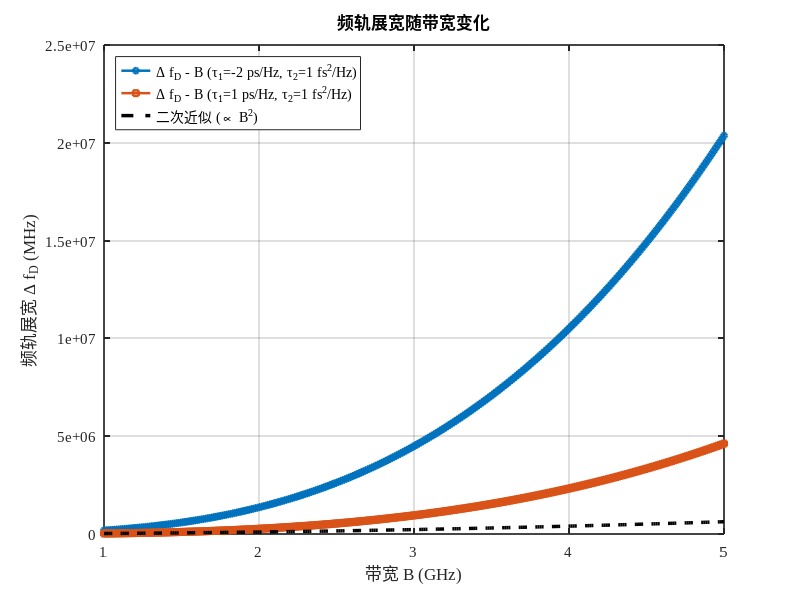
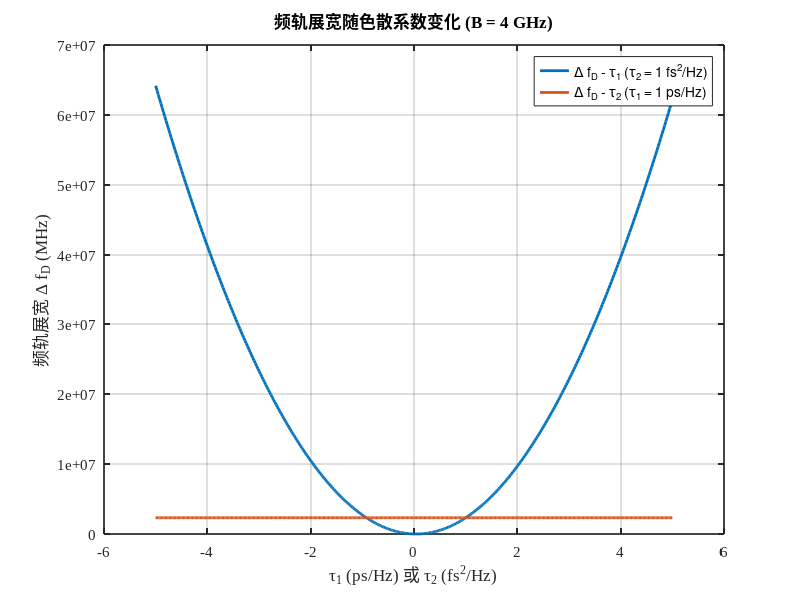

MATLAB code for these plots, in order: (Note: this script raises an error after producing the figures.)
%%%%%%%%%%%%%%%%%%%%%%%%%%%%%%%%%%%%%%%%%%%%%%%%%%%%%%%%%%%%%%%%%%%%%%%%%%
% 图3-5 / 图3-6：带宽与色散系数对频轨展宽的影响
%%%%%%%%%%%%%%%%%%%%%%%%%%%%%%%%%%%%%%%%%%%%%%%%%%%%%%%%%%%%%%%%%%%%%%%%%%
clc; clear; close all;

%% 1. Constants and parameters
f0 = 34e9;              % start frequency (Hz)
omega0 = 2 * pi * f0;   % angular frequency (rad/s)
T_m = 1e-3;             % modulation period (s)
tau0 = 1e-9;            % zero-order group delay term (s)

% Example dispersion cases
tau1_cases = [-2, 1] * 1e-12;  % s^2
tau2_cases = [1, 1] * 1e-30;   % s^3

% Bandwidth range
B = linspace(1e9, 5e9, 300);   % 1-5 GHz

%% 2. Figure 3-5: broadening vs bandwidth
Kp = 2 * pi * B / T_m;

% Case 1
tau1 = tau1_cases(1);
tau2 = tau2_cases(1);
C1 = omega0 * tau2 + 2 * tau1;
C2 = tau1^2 + tau0 * tau2;
Delta_f_case1 = (2 * pi * B.^2 / T_m) .* abs(C1 - (2 * pi * B / T_m) .* C2);
Delta_f_quad = (2 * pi * B.^2 / T_m) .* abs(C1);
B_zero_case1 = (C1 / C2) * T_m / (2 * pi);

% Case 2
tau1 = tau1_cases(2);
tau2 = tau2_cases(2);
C1 = omega0 * tau2 + 2 * tau1;
C2 = tau1^2 + tau0 * tau2;
Delta_f_case2 = (2 * pi * B.^2 / T_m) .* abs(C1 - (2 * pi * B / T_m) .* C2);
B_zero_case2 = (C1 / C2) * T_m / (2 * pi);

fig1 = figure('Position', [120, 120, 820, 520], 'Color', 'w');

colors = [
    0.0000, 0.4470, 0.7410;
    0.8500, 0.3250, 0.0980;
    0.0000, 0.0000, 0.0000
];

h1 = plot(B / 1e9, Delta_f_case1 / 1e6, 'o-', ...
    'Color', colors(1, :), 'LineWidth', 1.8, 'MarkerSize', 4);
hold on;
h2 = plot(B / 1e9, Delta_f_case2 / 1e6, 's-', ...
    'Color', colors(2, :), 'LineWidth', 1.8, 'MarkerSize', 4);
h3 = plot(B / 1e9, Delta_f_quad / 1e6, '--', ...
    'Color', [0 0 0], 'LineWidth', 2.5);

grid on;
xlabel('带宽 \fontname{Times New Roman}B (GHz)', 'Interpreter', 'tex');
ylabel('频轨展宽 \fontname{Times New Roman}\Delta f_D (MHz)', 'Interpreter', 'tex');
title('频轨展宽随带宽变化');
legend([h1 h2 h3], ...
    ['\fontname{Times New Roman}\Delta f_D - B ' ...
     '(\tau_1=-2 ps/Hz, \tau_2=1 fs^2/Hz)'], ...
    ['\fontname{Times New Roman}\Delta f_D - B ' ...
     '(\tau_1=1 ps/Hz, \tau_2=1 fs^2/Hz)'], ...
    ['\fontname{SimSun}二次近似 ' ...
     '\fontname{Times New Roman}(\propto B^2)'], ...
    'Interpreter', 'tex', ...
    'Location', 'northwest');
set(gca, 'FontName', 'Times New Roman', 'FontSize', 11, 'LineWidth', 1.2, 'Box', 'on');

if isfinite(B_zero_case1) && B_zero_case1 > min(B) && B_zero_case1 < max(B)
    xline(B_zero_case1 / 1e9, ':', 'Color', colors(1, :), 'LineWidth', 1.4);
    text(B_zero_case1 / 1e9 + 0.05, max(Delta_f_case1 / 1e6) * 0.20, ...
        sprintf('B_0^{(1)} = %.2f GHz', B_zero_case1 / 1e9), ...
        'FontSize', 11, 'Color', colors(1, :), 'FontName', 'Times New Roman');
end
if isfinite(B_zero_case2) && B_zero_case2 > min(B) && B_zero_case2 < max(B)
    xline(B_zero_case2 / 1e9, ':', 'Color', colors(2, :), 'LineWidth', 1.4);
    text(B_zero_case2 / 1e9 + 0.05, max(Delta_f_case1 / 1e6) * 0.12, ...
        sprintf('B_0^{(2)} = %.2f GHz', B_zero_case2 / 1e9), ...
        'FontSize', 11, 'Color', colors(2, :), 'FontName', 'Times New Roman');
end

%% 3. Figure 3-6: broadening vs dispersion coefficients
B_fixed = 4e9;
Kp_fixed = 2 * pi * B_fixed / T_m;

tau1_range = linspace(-5, 5, 400) * 1e-12;
tau2_fixed = 1e-30;
C1_tau1 = omega0 * tau2_fixed + 2 * tau1_range;
C2_tau1 = tau1_range.^2 + tau0 * tau2_fixed;
Delta_f_tau1 = (2 * pi * B_fixed^2 / T_m) .* abs(C1_tau1 - Kp_fixed * C2_tau1);

tau2_range = linspace(-5, 5, 400) * 1e-30;
tau1_fixed = 1e-12;
C1_tau2 = omega0 * tau2_range + 2 * tau1_fixed;
C2_tau2 = tau1_fixed^2 + tau0 * tau2_range;
Delta_f_tau2 = (2 * pi * B_fixed^2 / T_m) .* abs(C1_tau2 - Kp_fixed * C2_tau2);

fig2 = figure('Position', [980, 120, 820, 520], 'Color', 'w');
plot(tau1_range / 1e-12, Delta_f_tau1 / 1e6, 'LineWidth', 2.0, 'Color', colors(1, :));
hold on;
plot(tau2_range / 1e-30, Delta_f_tau2 / 1e6, 'LineWidth', 2.0, 'Color', colors(2, :));
grid on;
xlabel('\fontname{Times New Roman}\tau_1 (ps/Hz) \fontname{SimSun}或 \fontname{Times New Roman}\tau_2 (fs^2/Hz)', ...
    'Interpreter', 'tex');
ylabel('频轨展宽 \fontname{Times New Roman}\Delta f_D (MHz)', 'Interpreter', 'tex');
title('频轨展宽随色散系数变化 (B = 4 GHz)');
legend('\Delta f_D - \tau_1 (\tau_2 = 1 fs^2/Hz)', ...
       '\Delta f_D - \tau_2 (\tau_1 = 1 ps/Hz)', ...
       'Location', 'northeast');
set(gca, 'FontName', 'Times New Roman', 'FontSize', 11, 'LineWidth', 1.2, 'Box', 'on');

%% 4. Export (explicit figure handles)
export_thesis_figure(fig1, '图3-5_带宽色散耦合曲线', 14, 600, 'SimSun');
export_thesis_figure(fig2, '图3-6_色散系数影响频轨展宽', 14, 600, 'SimSun');

fprintf('导出完成：图3-5 与 图3-6。\n');
